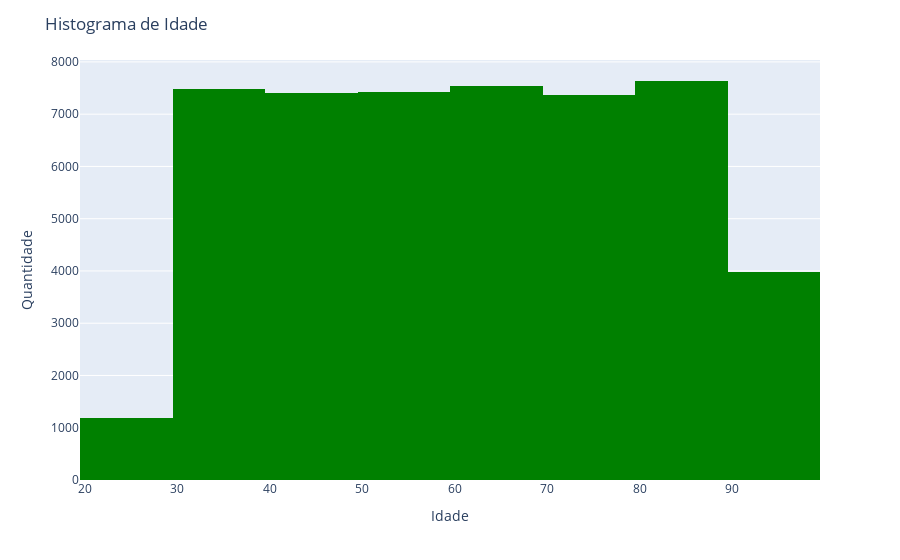

The notebook cell saved with this chart:
### Code cell
#Vamos fazer o histograma de idade usano o plotly,por faixas etarias
fig = px.histogram(df, x='Idade', nbins=10, color_discrete_sequence=['green'])
fig.update_layout(title='Histograma de Idade', xaxis_title='Idade', yaxis_title='Quantidade')
fig.show()

### Figure 1 — Plotly figure (JSON) as saved in the notebook; plotly's stock layout.template omitted (floating-point values rounded to 4 significant figures; data arrays with more than 128 entries replaced by an {"elided": "..."} marker saying what was removed)
{"data": [{"alignmentgroup": "True", "bingroup": "x", "hovertemplate": "Idade=%{x}<br>count=%{y}<extra></extra>", "legendgroup": "", "marker": {"color": "green", "pattern": {"shape": ""}}, "name": "", "nbinsx": 10, "offsetgroup": "", "orientation": "v", "showlegend": false, "type": "histogram", "x": {"elided": "50000 int values"}, "xaxis": "x", "yaxis": "y"}], "layout": {"barmode": "relative", "legend": {"tracegroupgap": 0}, "margin": {"t": 60}, "title": {"text": "Histograma de Idade"}, "xaxis": {"anchor": "y", "domain": [0, 1], "title": {"text": "Idade"}}, "yaxis": {"anchor": "x", "domain": [0, 1], "title": {"text": "Quantidade"}}}}
